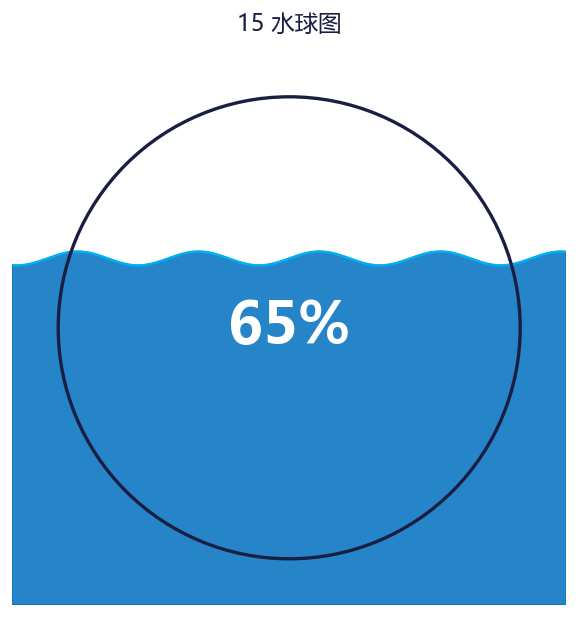

Source code (Python):
# -*- coding: utf-8 -*-
"""
图表 15：水球图
复现《Excel数据可视化-从图表到数据大屏》第二章
运行: python 15_水球图.py  ->  生成 15_水球图.png
"""
import os, math
import numpy as np
import matplotlib
matplotlib.use('Agg')
import matplotlib.pyplot as plt
from matplotlib.patches import FancyBboxPatch, Circle, Wedge, PathPatch
from matplotlib.path import Path
import matplotlib.colors as mcolors

plt.rcParams['font.sans-serif'] = ['Microsoft YaHei', 'SimHei', 'DejaVu Sans']
plt.rcParams['axes.unicode_minus'] = False
plt.rcParams['figure.dpi'] = 120

BASE = r"c:\Users\DENG_影\Desktop\作业\数据可视化\《Excel数据可视化 - 从图表到数据大屏》-清华-郭宏远"
OUT = os.path.join(BASE, "python复现图表")
os.makedirs(OUT, exist_ok=True)

# 配色
C_BLUE   = '#0070C0'
C_BLUE_L = '#00B0F0'
C_BLUE_M = '#82ADD7'
C_DARK   = '#1A1E43'
C_ORANGE = '#FFC000'
C_RED    = '#E74E69'
C_OR     = '#E66B4C'
C_PURPLE = '#7030A0'
C_GREEN  = '#49A098'
C_TEAL   = '#4A5BD1'
C_INDIGO = '#464CAC'
C_CYAN   = '#7BBDD5'
C_SKY    = '#0097E0'

def save(fig, name):
    path = os.path.join(OUT, name)
    fig.savefig(path, bbox_inches='tight', facecolor='white')
    plt.close(fig)
    print("saved:", name)

def gradient_bars(ax, x, h, w, c_top, c_bot):
    """垂直渐变填充柱形"""
    cmap = mcolors.LinearSegmentedColormap.from_list('g', [c_bot, c_top])
    for xi, hi in zip(x, h):
        if hi <= 0:
            continue
        grad = np.linspace(0, 1, 256).reshape(-1, 1)
        ax.imshow(grad, extent=[xi - w/2, xi + w/2, 0, hi],
                  aspect='auto', cmap=cmap, zorder=2)
    ax.set_ylim(bottom=0)

def style_ax(ax):
    ax.spines['top'].set_visible(False)
    ax.spines['right'].set_visible(False)
    ax.spines['left'].set_color('#BFBFBF')
    ax.spines['bottom'].set_color('#BFBFBF')
    ax.tick_params(colors='#595959')

def catmull(x, y, n=30):
    """Catmull-Rom 平滑曲线"""
    pts = list(zip(x, y))
    pts = [pts[0]] + pts + [pts[-1]]
    xs, ys = [], []
    for i in range(len(pts) - 3):
        p0, p1, p2, p3 = pts[i], pts[i+1], pts[i+2], pts[i+3]
        for t in np.linspace(0, 1, n):
            t2, t3 = t*t, t*t*t
            X = 0.5*((2*p1[0]) + (-p0[0]+p2[0])*t +
                     (2*p0[0]-5*p1[0]+4*p2[0]-p3[0])*t2 +
                     (-p0[0]+3*p1[0]-3*p2[0]+p3[0])*t3)
            Y = 0.5*((2*p1[1]) + (-p0[1]+p2[1])*t +
                     (2*p0[1]-5*p1[1]+4*p2[1]-p3[1])*t2 +
                     (-p0[1]+3*p1[1]-3*p2[1]+p3[1])*t3)
            xs.append(X); ys.append(Y)
    return xs, ys

# ============ 15 水球图 ============
def fig15():
    rate = 0.65
    fig, ax = plt.subplots(figsize=(6,6))
    # 容器圆
    ax.add_patch(Circle((0,0), 1, fc='none', ec=C_DARK, lw=2, zorder=5))
    # 水填充 (clip 到圆内)
    theta = np.linspace(0, 2*np.pi, 200)
    circ_x = np.cos(theta); circ_y = np.sin(theta)
    # 水面波浪
    wx = np.linspace(-1.2, 1.2, 400)
    level = -1 + 2*rate
    wave = level + 0.03*np.sin(wx*12)
    fill_x = np.concatenate([wx, wx[::-1]])
    fill_y = np.concatenate([wave, np.full_like(wx, -1.2)])
    ax.fill(fill_x, fill_y, color=C_BLUE, zorder=2, alpha=0.85)
    ax.plot(wx, wave, color=C_BLUE_L, lw=1.5, zorder=3)
    # clip 到圆
    circle_path = Path(np.column_stack([circ_x, circ_y]))
    for coll in ax.collections:
        coll.set_clip_path(PathPatch(circle_path, transform=ax.transData))
    ax.text(0, 0, '%.0f%%' % (rate*100), ha='center', va='center',
            fontsize=34, color='white', fontweight='bold', zorder=6)
    ax.set_title('15 水球图', fontsize=14, color=C_DARK, pad=12)
    ax.set_aspect('equal'); ax.set_xlim(-1.2,1.2); ax.set_ylim(-1.2,1.2); ax.axis('off')
    save(fig, '15_水球图.png')

if __name__ == '__main__':
    fig15()
